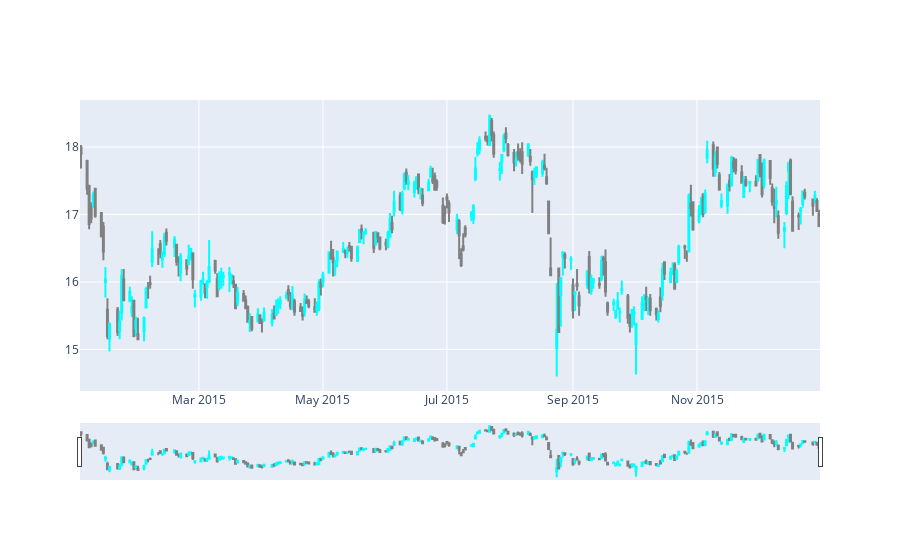

Notebook code cell kept with this figure:
### Code cell
import plotly.graph_objects as go

fig = go.Figure(data=[go.Candlestick(
    x=BAC_2015.index,
    open=BAC_2015['Open'], high=BAC_2015['High'],
    low=BAC_2015['Low'], close=BAC_2015['Close'],
    increasing_line_color= 'cyan', decreasing_line_color= 'gray'
)])

fig.show()

### Figure 1 — Plotly figure (JSON) as saved in the notebook; plotly's stock layout.template omitted (floating-point values rounded to 4 significant figures; data arrays with more than 128 entries replaced by an {"elided": "..."} marker saying what was removed)
{"data": [{"close": {"elided": "252 float values"}, "decreasing": {"line": {"color": "gray"}}, "high": {"elided": "252 float values"}, "increasing": {"line": {"color": "cyan"}}, "low": {"elided": "252 float values"}, "open": {"elided": "252 float values"}, "type": "candlestick", "x": {"elided": "252 str values"}}], "layout": {}}
